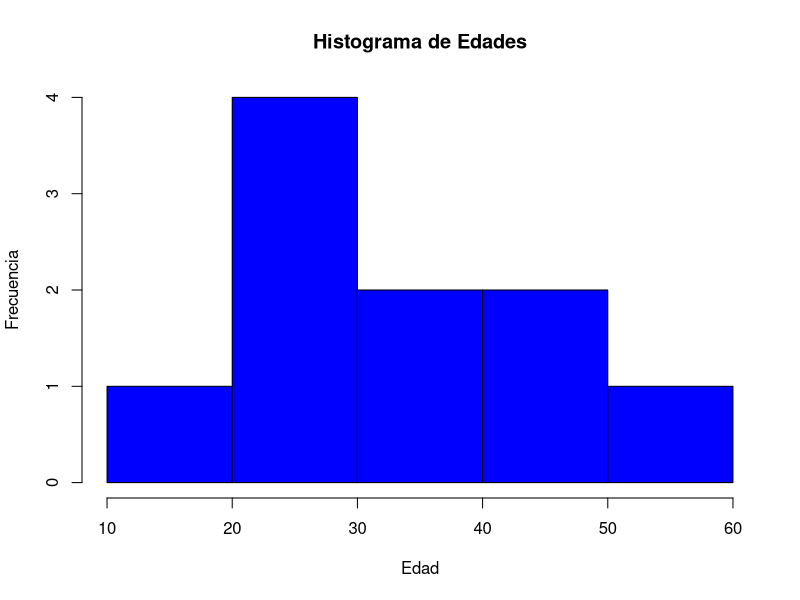

Source code (R):
# Creamos un dataframe con las edades
edades <- data.frame(Edad = c(22, 45, 30, 25, 34, 42, 19, 58, 31, 27))

# Usamos la función hist() para crear un histograma
hist(edades$Edad, 
     main = "Histograma de Edades", 
     xlab = "Edad", 
     ylab = "Frecuencia", 
     col = "blue", 
     border = "black")
